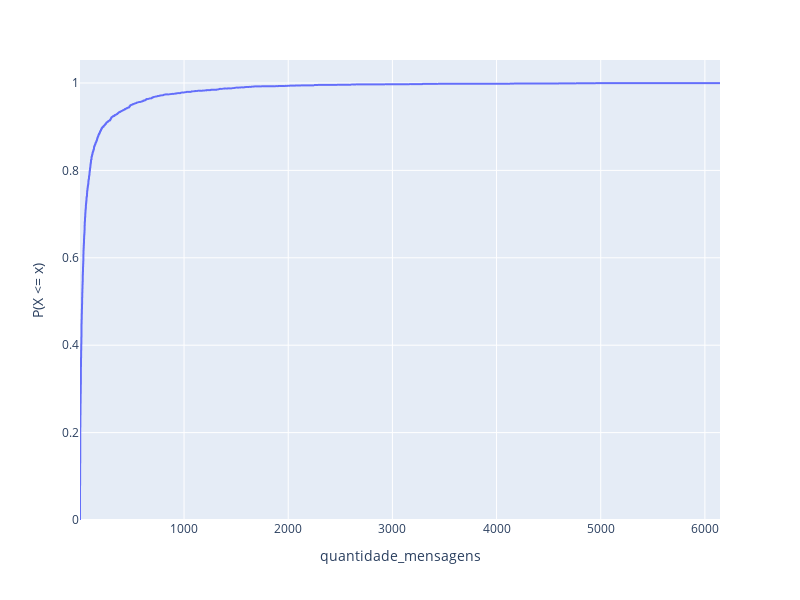
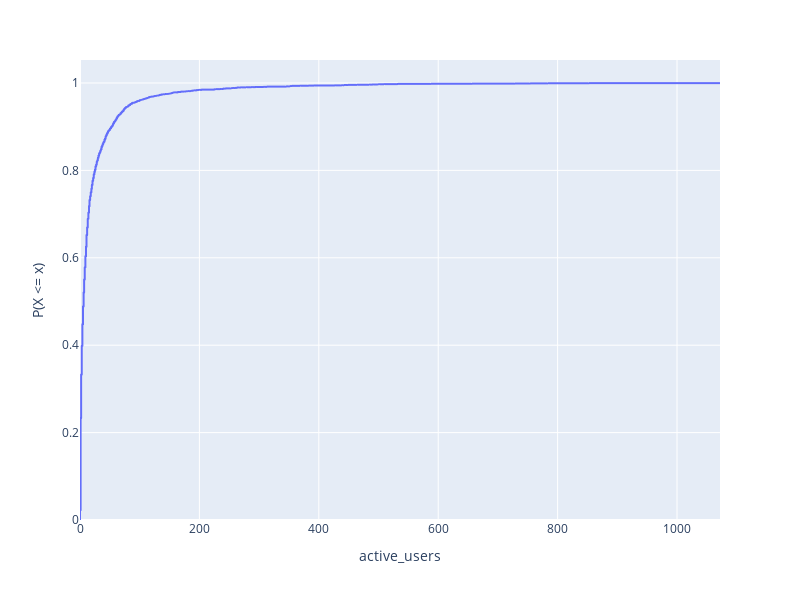
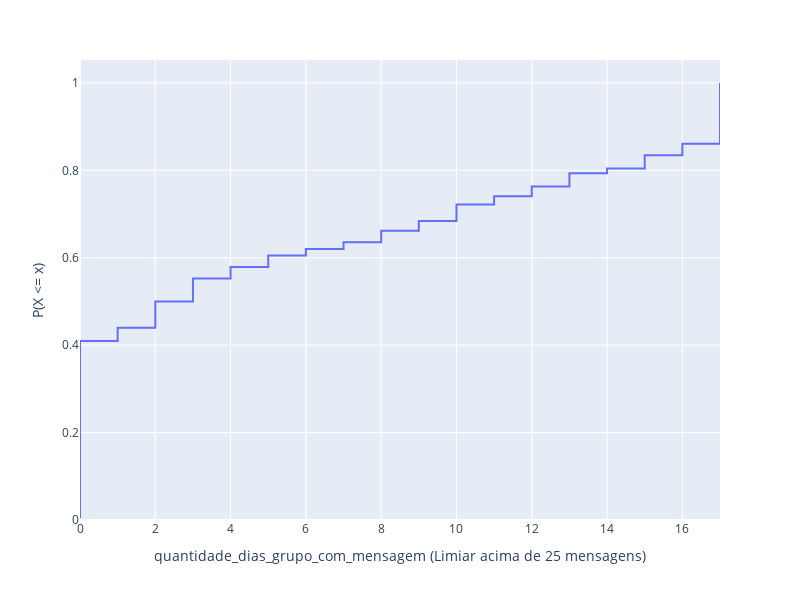

These figures' notebook cell, in order:
### Markdown cell above
A [função de distribuição acumulada](https://support.minitab.com/pt-br/minitab/help-and-how-to/probability-distributions-random-data-and-resampling-analyses/supporting-topics/basics/using-the-cumulative-distribution-function-cdf/) tem como objetivo verificar, dada uma variável aleatória X, qual a probabilidade dessa quantidade (X) ser menor ou igual a determinado x.  
Como exemplo no nosso caso:  
Se selecionarmos aleatoriamente uma quantidade de mensagens (X), qual a probabilidade dessa variável conter até 100 mensagens (x)?

Formalmente, temos sua definição como:

$$F(x) = P(X \leq{x})$$


Abaixo, é calculado o CDF das seguintes variáveis: 
- quantidade de mensagens por dia de cada grupo  
- quantidade de usuários ativos por dia de cada grupo
- quantidade de dias por grupo que sobram para analisar depois de fazermos o corte com o mínimo número de mensagens que desejamos.  

Todas essas 3 variáveis aleatórias nossa que desejamos analisar são [discretas](https://support.minitab.com/pt-br/minitab/help-and-how-to/statistical-modeling/regression/supporting-topics/basics/what-are-categorical-discrete-and-continuous-variables/).

O 'min_number_of_messages' foi definido com base no CDF da quantidade de mensagens.

- Exemplo: Se selecionarmos aleatoriamente uma quantidade de mensagens, qual a probabilidade de que contenha até 100 mensagens?  

 De acordo com o CDF da 'quantidade_mensagens', aproximadamente 80.6%.
 Ou seja, ao definirmos o mínimo número de mensagens que queremos como 100, vamos eliminar cerca de 80.6% dos dias-grupo que não possuem essa quantidade mínima de mensagens.  
 
 Do restante (19.4%) que possuem mais que 100 mensagens/dia-grupo, quantos dias por grupo que temos para analisar?  
 Para responder essa pergunta, é feito o CDF da quantidade de dias/grupo com o mínimo número de mensagens definido como 100 nesse exemplo.

### Code cell
df_cdf_messages_active_users, df_cdf_days = data_visualization.get_dfs_for_distribution_function(groups, MIN_NUMBER_OF_MESSAGES)
messages_distribution_fig, active_users_distribution_fig, days_distribution_fig = data_visualization.cumulative_distribution_function(df_cdf_messages_active_users, df_cdf_days, MIN_NUMBER_OF_MESSAGES)
messages_distribution_fig.show()
active_users_distribution_fig.show()
days_distribution_fig.show()

### Figure 1 — Plotly figure (JSON) as saved in the notebook; plotly's stock layout.template omitted (floating-point values rounded to 4 significant figures; data arrays with more than 128 entries replaced by an {"elided": "..."} marker saying what was removed)
{"data": [{"hovertemplate": "quantidade_mensagens=%{x}<br>probability=%{y}<extra></extra>", "legendgroup": "", "line": {"dash": "solid", "shape": "hv"}, "marker": {"color": "#636efa", "symbol": "circle"}, "mode": "lines", "name": "", "showlegend": false, "type": "scattergl", "x": {"elided": "3334 int values"}, "xaxis": "x", "y": {"elided": "3334 float values"}, "yaxis": "y"}], "layout": {"height": 600, "legend": {"tracegroupgap": 0}, "margin": {"t": 60}, "width": 800, "xaxis": {"anchor": "y", "domain": [0, 1], "title": {"text": "quantidade_mensagens"}}, "yaxis": {"anchor": "x", "domain": [0, 1], "rangemode": "tozero", "title": {"text": "P(X <= x)"}}}}

### Figure 2 — Plotly figure (JSON) as saved in the notebook; plotly's stock layout.template omitted (floating-point values rounded to 4 significant figures; data arrays with more than 128 entries replaced by an {"elided": "..."} marker saying what was removed)
{"data": [{"hovertemplate": "active_users=%{x}<br>probability=%{y}<extra></extra>", "legendgroup": "", "line": {"dash": "solid", "shape": "hv"}, "marker": {"color": "#636efa", "symbol": "circle"}, "mode": "lines", "name": "", "showlegend": false, "type": "scattergl", "x": {"elided": "3334 int values"}, "xaxis": "x", "y": {"elided": "3334 float values"}, "yaxis": "y"}], "layout": {"height": 600, "legend": {"tracegroupgap": 0}, "margin": {"t": 60}, "width": 800, "xaxis": {"anchor": "y", "domain": [0, 1], "title": {"text": "active_users"}}, "yaxis": {"anchor": "x", "domain": [0, 1], "rangemode": "tozero", "title": {"text": "P(X <= x)"}}}}

### Figure 3 — Plotly figure (JSON) as saved in the notebook; plotly's stock layout.template omitted (floating-point values rounded to 4 significant figures; data arrays with more than 128 entries replaced by an {"elided": "..."} marker saying what was removed)
{"data": [{"hovertemplate": "num_dias_grupo_com_mensagem=%{x}<br>probability=%{y}<extra></extra>", "legendgroup": "", "line": {"dash": "solid", "shape": "hv"}, "marker": {"color": "#636efa", "symbol": "circle"}, "mode": "lines", "name": "", "orientation": "v", "showlegend": false, "type": "scatter", "x": {"elided": "266 int values"}, "xaxis": "x", "y": {"elided": "266 float values"}, "yaxis": "y"}], "layout": {"height": 600, "legend": {"tracegroupgap": 0}, "margin": {"t": 60}, "width": 800, "xaxis": {"anchor": "y", "domain": [0, 1], "title": {"text": "quantidade_dias_grupo_com_mensagem (Limiar acima de 25 mensagens)"}}, "yaxis": {"anchor": "x", "domain": [0, 1], "rangemode": "tozero", "title": {"text": "P(X <= x)"}}}}
